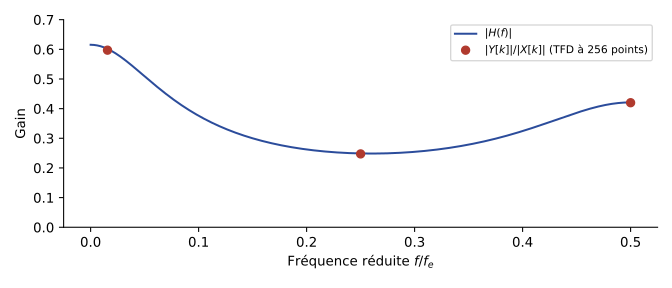

Reproduce this figure in Python.
"""TSIG2, partiel 2017-2018 (groupe 5), ex. 3 — Filtre T1 : y[n] = y[n-1]/8 + y[n-2]/3 + x[n]/3.
Module de la réponse en fréquence ; aux trois fréquences de x (4, 64 et 128/256),
|Y[k]|/|X[k]| mesuré sur les TFD à 256 points (points). Figure calculée."""
import numpy as np
import matplotlib
matplotlib.use("Agg")
import matplotlib.pyplot as plt
plt.rcParams.update({"font.family": "sans-serif", "font.size": 10, "svg.fonttype": "none"})
BLEU, ROUGE = "#2B4C9B", "#B03A2E"
fn = np.linspace(0, 0.5, 1001); e = np.exp(-2j * np.pi * fn)
H = (1 / 3) / (1 - e / 8 - e**2 / 3)
n = np.arange(256)
x = sum(np.cos(2 * np.pi * k / 256 * n) for k in (4, 64, 128))
y = np.zeros(256)
for i in range(256):
    y[i] = x[i] / 3 + (y[i-1] / 8 if i >= 1 else 0) + (y[i-2] / 3 if i >= 2 else 0)
X, Y = np.fft.fft(x), np.fft.fft(y)
k = np.array([4, 64, 128])
fig, a = plt.subplots(figsize=(7, 3))
a.plot(fn, np.abs(H), color=BLEU, label="$|H(f)|$")
a.plot(k / 256, np.abs(Y[k]) / np.abs(X[k]), "o", color=ROUGE, label="$|Y[k]|/|X[k]|$ (TFD à 256 points)")
a.set_ylim(0, 0.7); a.set_xlabel("Fréquence réduite $f/f_e$"); a.set_ylabel("Gain")
a.legend(fontsize=8); a.spines[["top", "right"]].set_visible(False)
fig.tight_layout(); fig.savefig("ann-2017-filtre-t1.svg")
